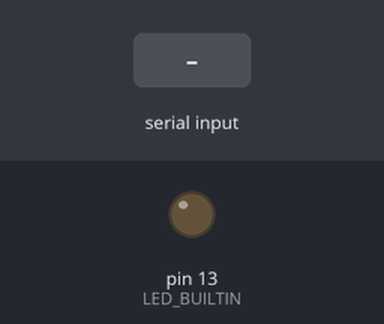
A sketch run on a simulated Arduino Uno, built with avr-gcc and run on an emulated ATmega328P. Parts: output pins drawn as LEDs (lit = HIGH). The inputs (shaded band) are chosen by the test bench.

Above: at 1.2 s.
1.3 s: "1" received over Serial
At 2.1 s:
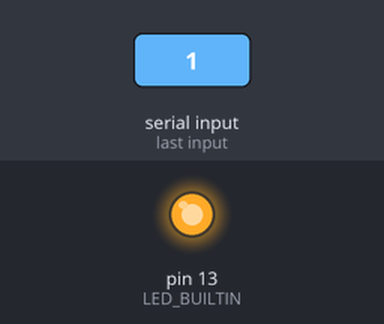
2.8 s: "0" received over Serial
At 3.2 s:
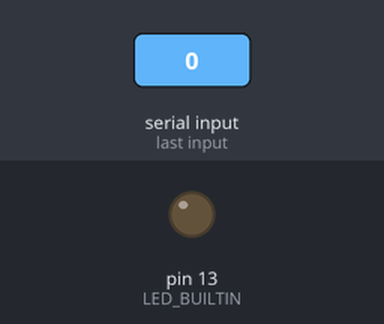
Timing chart, 0 to 5.8 s (numbered marks = the images above; inputs shaded):
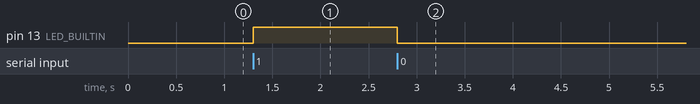

Measured:
- after the input at 1.3 s, pin 13 (LED_BUILTIN): LOW → HIGH at once
- after the input at 2.8 s, pin 13 (LED_BUILTIN): HIGH → LOW at once

The sketch:

nivel-2.ino
```cpp
// UNO R3 A000066. Solo LED integrado: sin cableado externo.
void setup() {
  pinMode(LED_BUILTIN, OUTPUT);
  digitalWrite(LED_BUILTIN, LOW);
  Serial.begin(9600);
}
void loop() {
  // Solo leer cuando hay un byte disponible.
  if (Serial.available() > 0) {
    char comando = Serial.read();
    if (comando == '1') {
      digitalWrite(LED_BUILTIN, HIGH);
    } else if (comando == '0') {
      digitalWrite(LED_BUILTIN, LOW);
    }
    // Otros caracteres conservan el estado del LED.
  }
}
```
